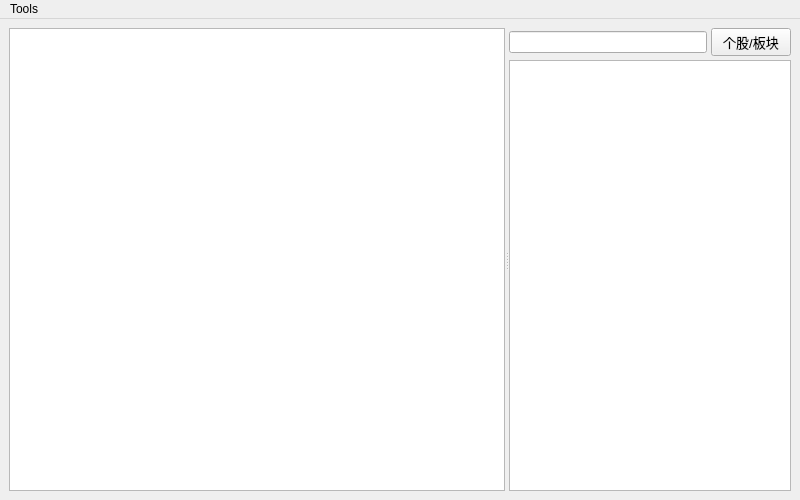
<?xml version="1.0" encoding="UTF-8"?>
<ui version="4.0">
 <class>MainWindow</class>
 <widget class="QMainWindow" name="MainWindow">
  <property name="geometry">
   <rect>
    <x>0</x>
    <y>0</y>
    <width>800</width>
    <height>500</height>
   </rect>
  </property>
  <property name="windowTitle">
   <string>CapitalData</string>
  </property>
  <property name="windowIcon">
   <iconset>
    <normaloff>simplistica/png/64x64/user.png</normaloff>simplistica/png/64x64/user.png</iconset>
  </property>
  <property name="autoFillBackground">
   <bool>false</bool>
  </property>
  <widget class="QWidget" name="centralwidget">
   <property name="sizePolicy">
    <sizepolicy hsizetype="Expanding" vsizetype="Expanding">
     <horstretch>0</horstretch>
     <verstretch>0</verstretch>
    </sizepolicy>
   </property>
   <layout class="QHBoxLayout" name="horizontalLayout">
    <item>
     <widget class="QSplitter" name="splitter">
      <property name="orientation">
       <enum>Qt::Horizontal</enum>
      </property>
      <widget class="QWidget" name="widget" native="true">
       <property name="sizePolicy">
        <sizepolicy hsizetype="Preferred" vsizetype="Preferred">
         <horstretch>0</horstretch>
         <verstretch>0</verstretch>
        </sizepolicy>
       </property>
       <property name="minimumSize">
        <size>
         <width>0</width>
         <height>0</height>
        </size>
       </property>
       <layout class="QVBoxLayout" name="verticalLayout">
        <property name="leftMargin">
         <number>0</number>
        </property>
        <property name="topMargin">
         <number>0</number>
        </property>
        <property name="rightMargin">
         <number>0</number>
        </property>
        <property name="bottomMargin">
         <number>0</number>
        </property>
        <item>
         <widget class="GraphicsLayoutWidget" name="graphicsView">
          <property name="minimumSize">
           <size>
            <width>450</width>
            <height>0</height>
           </size>
          </property>
         </widget>
        </item>
       </layout>
      </widget>
      <widget class="QWidget" name="widget_2" native="true">
       <layout class="QGridLayout" name="gridLayout">
        <property name="leftMargin">
         <number>0</number>
        </property>
        <property name="topMargin">
         <number>0</number>
        </property>
        <property name="rightMargin">
         <number>0</number>
        </property>
        <property name="bottomMargin">
         <number>0</number>
        </property>
        <property name="spacing">
         <number>4</number>
        </property>
        <item row="0" column="0">
         <widget class="QLineEdit" name="lineEditSticker">
          <property name="sizePolicy">
           <sizepolicy hsizetype="Preferred" vsizetype="Fixed">
            <horstretch>0</horstretch>
            <verstretch>0</verstretch>
           </sizepolicy>
          </property>
          <property name="minimumSize">
           <size>
            <width>50</width>
            <height>0</height>
           </size>
          </property>
         </widget>
        </item>
        <item row="0" column="1">
         <widget class="QPushButton" name="buttonSwitch">
          <property name="sizePolicy">
           <sizepolicy hsizetype="Fixed" vsizetype="Fixed">
            <horstretch>0</horstretch>
            <verstretch>0</verstretch>
           </sizepolicy>
          </property>
          <property name="minimumSize">
           <size>
            <width>50</width>
            <height>0</height>
           </size>
          </property>
          <property name="font">
           <font>
            <pointsize>10</pointsize>
           </font>
          </property>
          <property name="layoutDirection">
           <enum>Qt::LeftToRight</enum>
          </property>
          <property name="text">
           <string>个股/板块</string>
          </property>
         </widget>
        </item>
        <item row="1" column="0" colspan="2">
         <widget class="QTableView" name="tableView">
          <property name="sizePolicy">
           <sizepolicy hsizetype="Preferred" vsizetype="Expanding">
            <horstretch>0</horstretch>
            <verstretch>0</verstretch>
           </sizepolicy>
          </property>
         </widget>
        </item>
       </layout>
      </widget>
     </widget>
    </item>
   </layout>
  </widget>
  <widget class="QMenuBar" name="menuBar">
   <property name="geometry">
    <rect>
     <x>0</x>
     <y>0</y>
     <width>800</width>
     <height>23</height>
    </rect>
   </property>
   <widget class="QMenu" name="menuTools">
    <property name="title">
     <string>Tools</string>
    </property>
    <addaction name="actionCollect"/>
    <addaction name="actionAutoFix"/>
    <addaction name="separator"/>
    <addaction name="actionOpen"/>
    <addaction name="actionParameter"/>
    <addaction name="separator"/>
    <addaction name="actionSharesCsv"/>
    <addaction name="actionBlocksCsv"/>
    <addaction name="actionBlocksFolders"/>
   </widget>
   <addaction name="menuTools"/>
  </widget>
  <action name="actionCollect">
   <property name="text">
    <string>Run collect_data</string>
   </property>
  </action>
  <action name="actionSharesCsv">
   <property name="text">
    <string>Get tickers_dl.csv</string>
   </property>
  </action>
  <action name="actionBlocksCsv">
   <property name="text">
    <string>Get blocks_dl.csv</string>
   </property>
  </action>
  <action name="actionOpen">
   <property name="text">
    <string>Open _para folder</string>
   </property>
  </action>
  <action name="actionAutoFix">
   <property name="text">
    <string>Run collect_autofix</string>
   </property>
  </action>
  <action name="actionBlocksFolders">
   <property name="text">
    <string>Get Blocks folder</string>
   </property>
  </action>
  <action name="actionParameter">
   <property name="text">
    <string>Open parameter.ini</string>
   </property>
  </action>
 </widget>
 <customwidgets>
  <customwidget>
   <class>GraphicsLayoutWidget</class>
   <extends>QGraphicsView</extends>
   <header>pyqtgraph</header>
  </customwidget>
 </customwidgets>
 <resources/>
 <connections/>
</ui>
